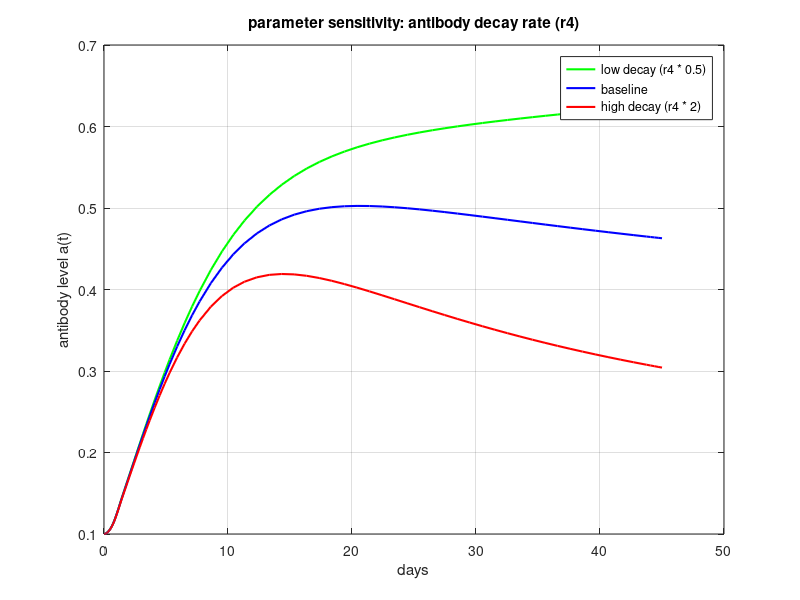

Write MATLAB code to recreate this figure.
%% 
%  Parameter Sensitivity antibody decay rate (r4)
clear; clc; close all;

% System Parameters & Initial Conditions
t_span = [0 45];
a0 = 0.1;
v0 = 0;
y0 = [a0; v0];

k1 = 10; k2 = 50; alpha = 1;
r1 = 0.019; r2 = 0.26; r3 = 0.014;
r4_base = 0.038; % Baseline decay rate

pulse = @(t) double(t>=0 & t<=1) + double(t>=21 & t<=22);

% Base ODE Function
get_ode = @(r4_val) @(t, y) [ ...
    r1*y(2) + r2*y(1)*y(2) + y(1)*(r3 - r4_val*y(1)); ...
    alpha*pulse(t) - (k1*y(2)) / (k2 + y(2) + eps) ...
];

% Run Simulations for the Three Scenarios

% Scenario A: Low Decay (Half)
[t_low, y_low] = ode45(get_ode(r4_base * 0.5), t_span, y0);

% Scenario B: Baseline
[t_base, y_base] = ode45(get_ode(r4_base), t_span, y0);

% Scenario C: High Decay (Double)
[t_high, y_high] = ode45(get_ode(r4_base * 2), t_span, y0);

% plot antibody trajectories
figure(9);
plot(t_low, y_low(:,1), 'g-', 'LineWidth', 1.5); hold on;
plot(t_base, y_base(:,1), 'b-', 'LineWidth', 1.5);
plot(t_high, y_high(:,1), 'r-', 'LineWidth', 1.5);

grid on;
title('parameter sensitivity: antibody decay rate (r4)');
xlabel('days');
ylabel('antibody level a(t)');
legend('low decay (r4 * 0.5)', 'baseline', 'high decay (r4 * 2)', 'Location', 'northeast');
